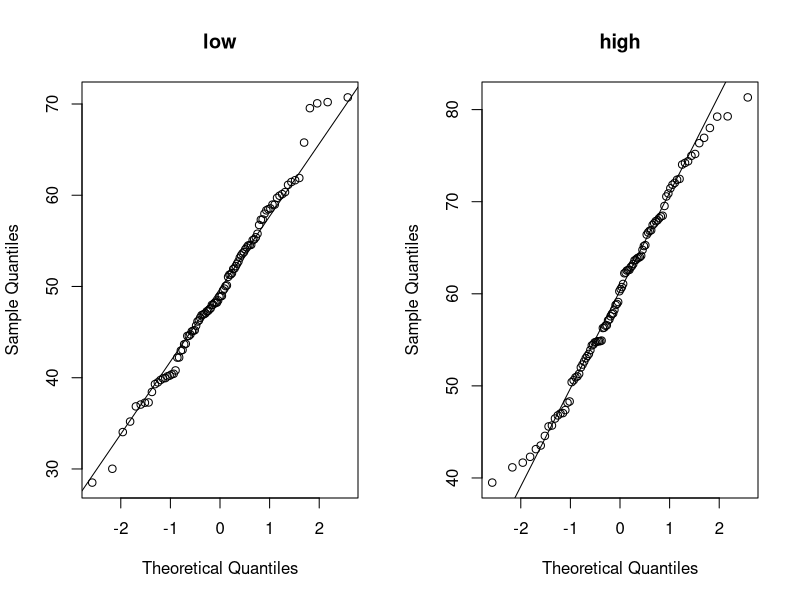
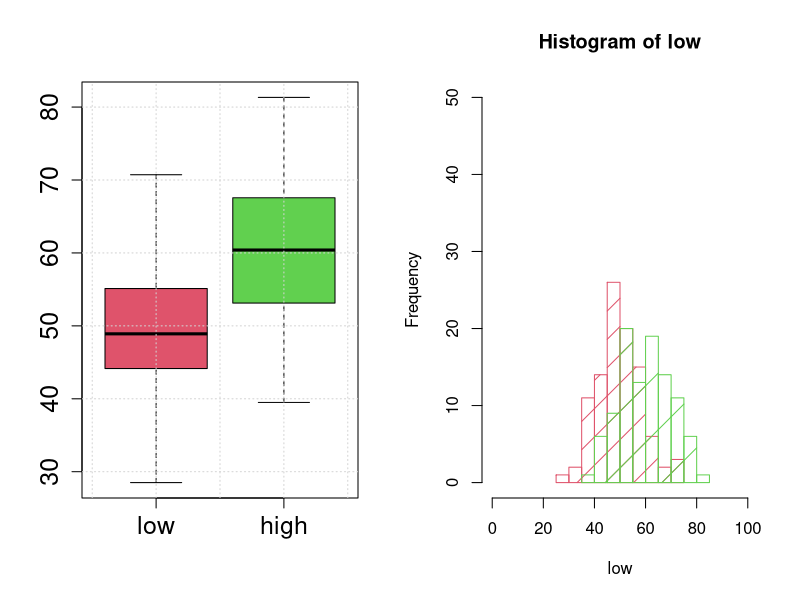
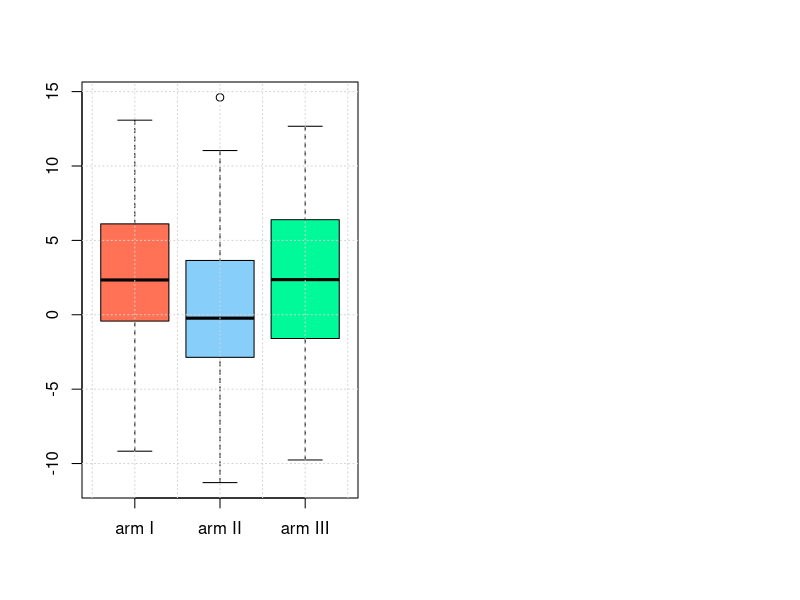
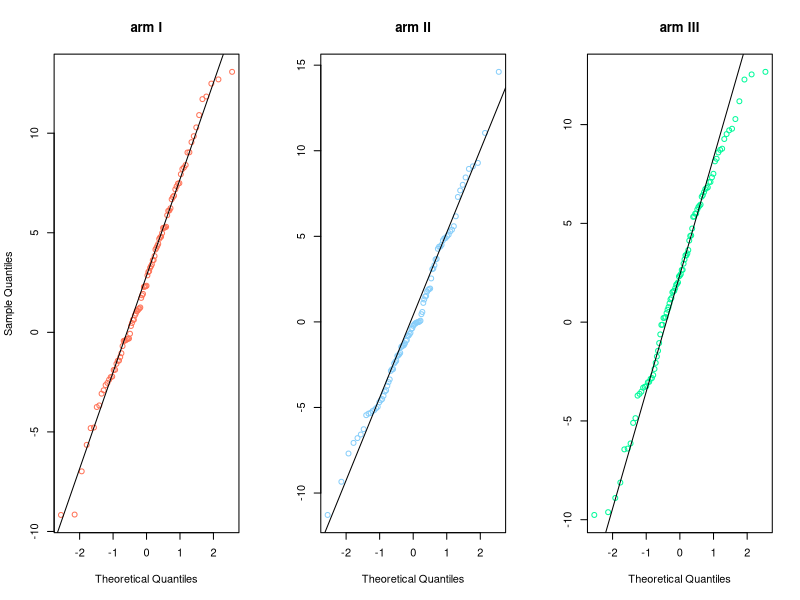

Write the R code that produced these figures, in order.
## ---- chunk 1
op_eval=TRUE
op_echo=TRUE
## ---- chunk 2
set.seed(12) # we set the seed to get a reproducible random result.
n = 100 
low = rnorm(n = n, mean = 50, sd = 10)
high = rnorm(n = n, mean = 60, sd = 10)
## ---- chunk 3
par(mfrow=c(1,2))
qqnorm(low,main='low')
qqline(low)
qqnorm(high,main='high')
qqline(high)
## ---- chunk 4
boxplot(low, high, names=c("low", "high"),cex.lab=1.5, cex.axis=1.5,col=c(2,3))
grid()
hist(low, border=2, xlim=c(0, 100), ylim=c(0, 0.5*n), density=5, col=2)
hist(high, border=3, add=TRUE, density=2.5, col=3)
## ---- chunk 5
a = t.test(low, high)
a = t.test(low, high, var.equal = TRUE)
#a = t.test(low, high, paired = FALSE,
#                      alternative = "two-sided",
#                      conf.level = 0.95)
a
# mean difference
a$estimate[1] - a$estimate[2]
## ---- chunk 6
set.seed(1)
n = 5 ### Sample Size
low = rnorm(n=n, mean=50, sd=10)
high = rnorm(n=n, mean=60, sd=10)
t.test(low, high, var.equal = TRUE)
## ---- chunk 7
dimarta_df<-read.csv('./data/dimarta_trial.csv',sep=',')
str(dimarta_df)
## ---- chunk 8
dimarta_df$histamine_change<-with(dimarta_df,histamine_end - histamine_start)
## ---- chunk 9
armI<-subset(dimarta_df,arm=='I')$histamine_change
armII<-subset(dimarta_df,arm=='II')$histamine_change
armIII<-subset(dimarta_df,arm=='III')$histamine_change
boxplot(armI,armII,armIII,names=c('arm I','arm II','arm III'),
        col=c('coral1','lightskyblue','mediumspringgreen'))
grid()
## ---- chunk 10
par(mfrow=c(1,3))
qqnorm(armI,main='arm I',col='coral1')
qqline(armI)
qqnorm(armII,main='arm II',col='lightskyblue',ylab=NA)
qqline(armII)
qqnorm(armIII,main='arm III',col='mediumspringgreen',ylab=NA)
qqline(armIII)
## ---- chunk 11
shapiro.test(armI)
shapiro.test(armII)
shapiro.test(armIII)
## ---- chunk 12
# When the variance are not equal we use the Welch t-test
t.test(armI,armII)
t.test(armI,armII,var.equal = TRUE)
t.test(armI,armIII)
t.test(armI,armIII,var.equal = TRUE)
